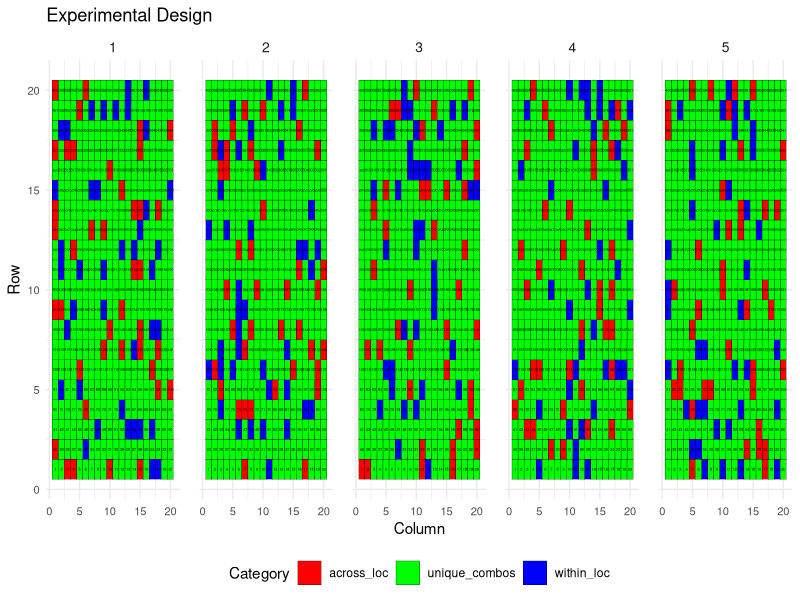

This figure's R source:
## ---- chunk 1
# Load required library
library(dplyr)
library(magrittr)
library(ggplot2)

#inventory is the name of the file containing expected weight of seeds for pea and oat
inventory <- read.csv("oatpeadesign.csv") 

# Seed weights for 60-ft plots (as recommended)
gSeedPer60sqftplot_pea <- 59
gSeedPer60sqftplot_oat <- 24

inventory %<>% 
  mutate(
    N_60sqftplotPossible = case_when(
      crop == "oat" ~ weight/gSeedPer60sqftplot_oat,  # Calculate for oats
      crop == "pea" ~  weight /gSeedPer60sqftplot_pea  # Calculate for peas
    ),
    # Assign values based on how many plots can be accommodated by seeds provided
    PlotCategory = case_when(
      N_60sqftplotPossible >= 6 ~ "5", # Can accommodate at least 10 plots
      N_60sqftplotPossible >= 2  ~ "2", # Can accommodate at least 2 plots but less than 10
      TRUE ~ "1"                      # Otherwise, it accommodates less than 2 plots
    )
  )
head(inventory) # Check the result
## ---- chunk 2
set.seed(1234) 
n_peas <- 280      # Number of pea genotypes
n_oats <- 239      # Number of oat genotypes
total_plots <- 2000  # Total plots across 5 locations
plots_per_location <- 400
locations <- 1:5

pea_oat_combos <- expand.grid(
  Pea = inventory %>%
    filter(crop == "pea") %>%
    pull(Name),  # Extracts Name column as a vector
  Oat = inventory %>%
    filter(crop == "oat") %>%
    pull(Name)   # Extracts Name column as a vector
)

# Shuffle combinations
set.seed(13255)
pea_oat_combos <- pea_oat_combos[sample(1:nrow(pea_oat_combos)), ] # all 66,920 possible combinations of pea and oat

# Allocate plots: 80% unique, 10% within-location, 10% within-and-across
n_unique <- round(0.80 * total_plots)      # 1600 plots
n_within_loc <- round(0.10 * total_plots)  # 200 plots
n_across_loc <- total_plots - n_unique - n_within_loc  # 200 plots
## ---- chunk 3
#Assign 80% unique combinations 
unique_combos <- pea_oat_combos[1:n_unique, ]  %>% mutate(
    combo = paste(Pea, Oat, sep = "+"),
    category = "unique_combos", Replication = "Rep 0") # add colum combo, category and replication 
unique_combos$Location <- rep(locations, length.out = n_unique) # add location

table(unique_combos$Location) # check the number of combo per location

unique_pea_count <- unique_combos %>% distinct(Pea) %>% nrow() # check the number of pea accessions 
unique_oat_count <- unique_combos %>% distinct(Oat) %>% nrow() # check the number of oat accessions 

pea_counts <- unique_combos %>%
  group_by(Pea) %>%
  summarize(Count = dplyr::n()) #check the how many times a pea accessions is appearing

oat_counts <- unique_combos %>%
  group_by(Oat) %>%
  summarize(Count = n()) # check the how many times an oat accessions is appearing
## ---- chunk 4
# Assign 10% replicated within-location 
# Generate the base subset for the 66,920 possible combinations
# Create a base of 30 unique combos (6 per location, replicated in each of 2 reps)
set.seed(123)
base_combos <- pea_oat_combos[(n_unique + 1):(n_unique + n_within_loc / 2), ] %>% #n_unique + 1 defines the starting index for the subset # n_unique + n_within_loc / 2: defines the ending index for the subset
  mutate(combo = paste(Pea, Oat, sep = "+"))

# Ensure 30 unique combos per location, each with Rep 1 and Rep 2
within_loc_combos_rep1 <- base_combos %>%
  mutate(Location = rep(1:5, each = 20),  # Repeat location numbers so each location has 30 unique combos
         Replication = "Rep 1"
  )

within_loc_combos_rep2 <- base_combos %>%
  mutate(
    Location = rep(1:5, each = 20),  # Same locations as Rep 1
    Replication = "Rep 2"
  )

within_loc_combos <- bind_rows(within_loc_combos_rep1, within_loc_combos_rep2) %>%   # Combine Rep 1 and Rep 2 into one dataset
  mutate(category = "within_loc")

print(within_loc_combos) # View the combined dataset
table(within_loc_combos$Location) # Check the count of plots per location

within_loc_pea_count <- within_loc_combos %>% distinct(Pea) %>% nrow()
within_loc_oat_count <- within_loc_combos %>% distinct(Oat) %>% nrow()
within_loc_combo_count <- within_loc_combos %>% distinct(combo) %>% nrow() # output should be 100


# Count occurrences of each unique Oat, pea and combo to ensure combos are present in rep 1 and 2
pea_counts_within <- within_loc_combos  %>%
  group_by(Pea) %>%
  summarize(Count = dplyr::n())

oat_counts_within <- within_loc_combos %>%
  group_by(Oat) %>%
  summarize(Count = n())

combo_counts_within <- within_loc_combos %>%
  group_by(combo) %>%
  summarize(Count = n())

print(oat_counts_within)
print(pea_counts_within)
print(combo_counts_within)
## ---- chunk 5
# Assign 10% replicated across locations

# Create a single data frame for across-location combos
across_loc_combos <- bind_rows(
  lapply(1:5, function(loc) {
    pea_oat_combos[(n_unique + n_within_loc / 2 + 1):(n_unique + n_within_loc / 2 + n_across_loc / 5), ] %>%
      mutate(
        Location = as.character(loc),
        combo = paste(Pea, Oat, sep = "+"),
        category = "across_loc",  Replication = "Rep 0"  # Assigning a fixed category value
      )
  })
)

# View the across_loc_combos
print(across_loc_combos)
table(across_loc_combos$Location) # check if all location got 40 accession combo

# Ensure all Location columns are of the same type (character): location for easy merging
unique_combos <- unique_combos %>% mutate(Location = as.character(Location))
within_loc_combos <- within_loc_combos %>% mutate(Location = as.character(Location))
across_loc_combos <- across_loc_combos %>% mutate(Location = as.character(Location))

# Now combine all data into final_design
final_design <- bind_rows(
  unique_combos,
  within_loc_combos,
  across_loc_combos
)

table(final_design$Location) # expected 400 each
head(final_design)
print(final_design)
## ---- chunk 6
# Assign plot numbers from 1 to 400 for each location at random using the function sample from base R
set.seed(1663)  # for reproducibility
final_design <- final_design %>%
  group_by(Location) %>%
  mutate(PlotNumber = sample(1:n(), size = n(), replace = FALSE)) %>%
  ungroup()

# Assign row and column numbers in a serpentine manner for 20 columns for visualization purposes
final_design <- final_design %>%
  arrange(Location, PlotNumber) %>%
  group_by(Location) %>%
  mutate(
    Row = ceiling(PlotNumber / 20),  # 20 columns per row
    Column = ifelse(Row %% 2 == 1, (PlotNumber - 1) %% 20 + 1, 20 - (PlotNumber - 1) %% 20),  # Serpentine (zigzag) column numbering
    Row = ifelse(Column == 1, Row - 0, Row)  # Adjust row for the first column
  ) %>%
  ungroup()

# View the updated dataset with row and column numbers
print(final_design)

# Save the design to a CSV file
write.csv(final_design, "pea_oat_experiment_design.csv", row.names = FALSE) 
## ---- chunk 7
experimental_design_plot <- ggplot(final_design, aes(x = Column, y = Row, fill = category)) +
  geom_tile(color = "black", width = 1, height = 1) +  # Create rectangular tiles
  geom_text(aes(label = PlotNumber), size = 1, vjust = 0.5, hjust = 0.5, color = "black") +  # Add text inside tiles
  facet_wrap(~ Location, ncol = 5) +   # Facet by 'Location', with 5 columns of facets
  theme_minimal() +                    # Apply minimal theme
  labs(
    title = "Experimental Design",
    x = "Column",
    y = "Row",
    fill = "Category"
  ) +
  scale_fill_manual(values = c("within_loc" = "blue", "across_loc" = "red", "unique_combos" = "green")) +  # Custom colors for category
  theme(
    strip.text = element_text(size = 10),  # Control facet label size
    panel.spacing = unit(1, "lines"),      # Space between facets
    legend.position = "bottom",             # Position the legend at the bottom
    axis.text = element_text(size = 8)      # Control axis text size
  )
ggsave("experimental_design_plot.pdf", plot = experimental_design_plot, width = 10, height = 8, dpi = 300)
## ---- chunk 8
final_design
pea_count <- final_design %>% distinct(Pea) %>% nrow()
oat_count <- final_design %>% distinct(Oat) %>% nrow()

pea_counts <- final_design %>%
  group_by(Pea) %>%
  summarize(Count = dplyr::n())%>%
  mutate(crop = "Pea") %>%
  rename(accessions = Pea)


oat_counts <- final_design %>%
  group_by(Oat) %>%
  summarize(Count = dplyr::n()) %>%
  mutate(crop = "Oat") %>%
  rename(accessions = Oat)

oat_counts <- as.data.frame(oat_counts)
pea_counts <- as.data.frame(pea_counts)

combined_counts <- bind_rows(pea_counts, oat_counts) 

write.csv(combined_counts, file="combined_counts.csv") 
#combined_counts <- read.csv("combined_counts.csv")

gSeedPer60sqftplot_pea <- 59
gSeedPer60sqftplot_oat <- 24

combined_counts  %<>% 
  mutate(
    N_60sqftplotneeded = case_when(
      crop == "Oat" ~ Count*gSeedPer60sqftplot_oat,  # Calculate for oats
      crop == "Pea" ~  Count*gSeedPer60sqftplot_pea  # Calculate for peas
    ))

inventory <- inventory [c("Name","weight")]  
final_data_count <- left_join(combined_counts, inventory, by = c("accessions" = "Name"))
final_data_count1 <- final_data_count  %<>% 
  mutate(Check = ifelse(N_60sqftplotneeded > weight, FALSE, TRUE))
write.csv(final_data_count1, file ="final_data_count1.csv") 

